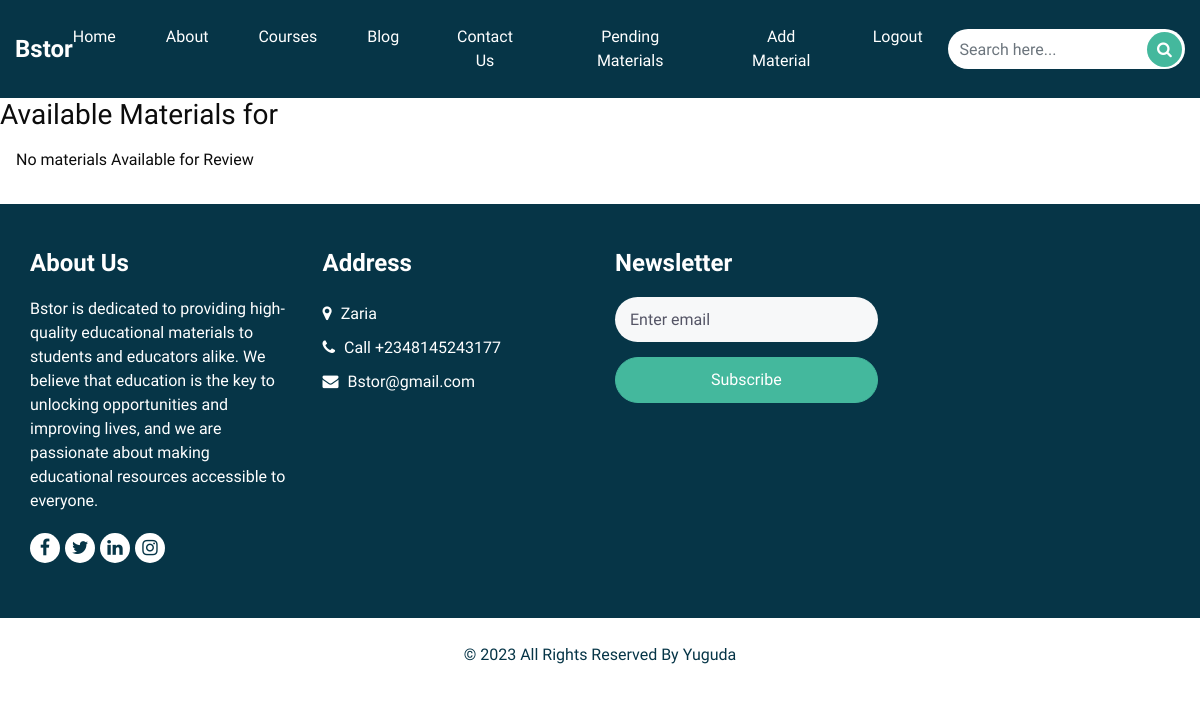
/materials/pending/ (signed in), run on an earlier commit of the app's database.
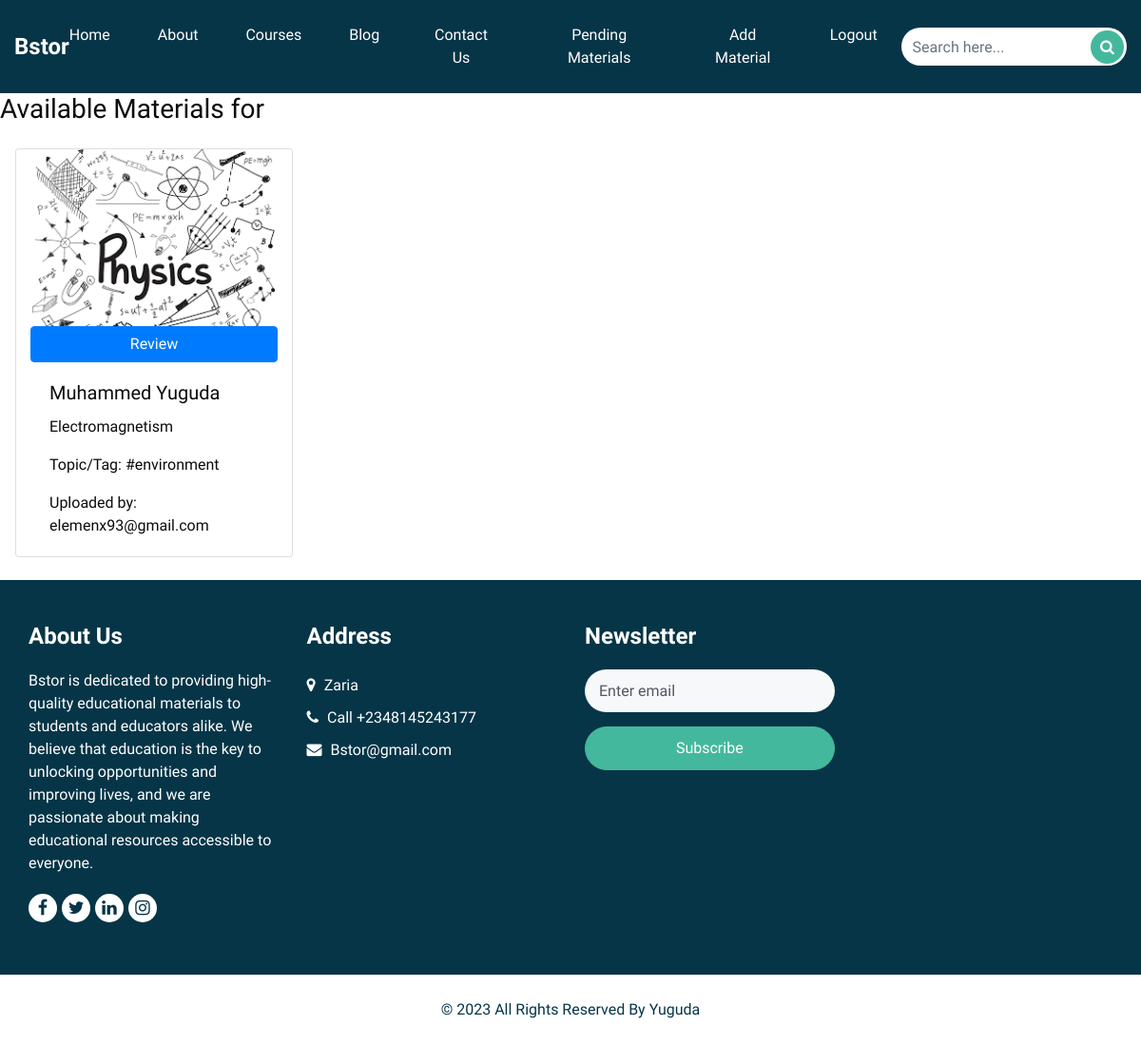
And on a later commit of the database.
### base/models.py (models this page shows, shortened)
class Material(models.Model):
    file = models.FileField(upload_to='uploads/')
    drive_id = models.CharField(max_length=255, blank=True, null=True)
    name = models.CharField(max_length=255)
    course = models.ForeignKey(Course, on_delete=models.CASCADE)
    topic = models.ForeignKey(Topic, on_delete=models.CASCADE)
    description = models.TextField()
    updated = models.DateTimeField(auto_now=True)
    uploaded_by = models.ForeignKey(User, on_delete=models.CASCADE)
    created = models.DateTimeField(auto_now_add=True)
    reviewed = models.BooleanField(default=False)
    is_free = models.BooleanField(default=False)
    class Meta:
        ordering = ['-updated', '-created']

class Topic(models.Model):
    id = models.UUIDField(primary_key=True, default=uuid.uuid4, editable=False)
    name = models.CharField(max_length=255)
    course = models.ForeignKey(Course, on_delete=models.CASCADE, null=True, blank=True)
    def __str__(self):
        return self.name

### base/views.py (the view)
# urls.py: path('materials/pending/', views.pending_materials, name='pending_materials'),
@staff_member_required
def pending_materials(request):
    materials = Material.objects.filter(reviewed=False)
    return render(request, 'pending_materials.html', {'materials': materials})

### templates/pending_materials.html (shortened to what this page needs)
{% include 'header.html' %}
<h3>Available Materials for {{course.name}}</h3>
<div class="row align-items-center m-3">
{% if materials %}
{% for material in materials %}
  <div class="card col-lg-3 col-md-4 col-sm-6 ms-2 my-2 " style="width: 100%;">
    <img class="card-img-top" alt="...">
    {% if request.user.is_staff %}
    <a href="/materials/{{material.id}}/update/" class="btn btn-primary">Review</a>
    {% endif %}
    <div class="card-body">
      <h5 class="card-title">{{ material.name }}</h5>
      <p>{{ material.description }}</p>
      <p>Topic/Tag: #{{material.topic}}</p>
      <span>Uploaded by: {{material.uploaded_by.email}}</span>
    </div>
  </div>
{% endfor %}
{% else %}
  <p>No materials Available for Review</p>
{% endif %}
</div>
{% include 'footer.html' %}

What changed in the data, as far as the page shows it:
added Material: name "Muhammed Yuguda", description "Electromagnetism", topic "environment", uploaded_by.email "elemenx93@gmail.com"
Also different on the page:
text no longer shown: "No materials Available for Review"
